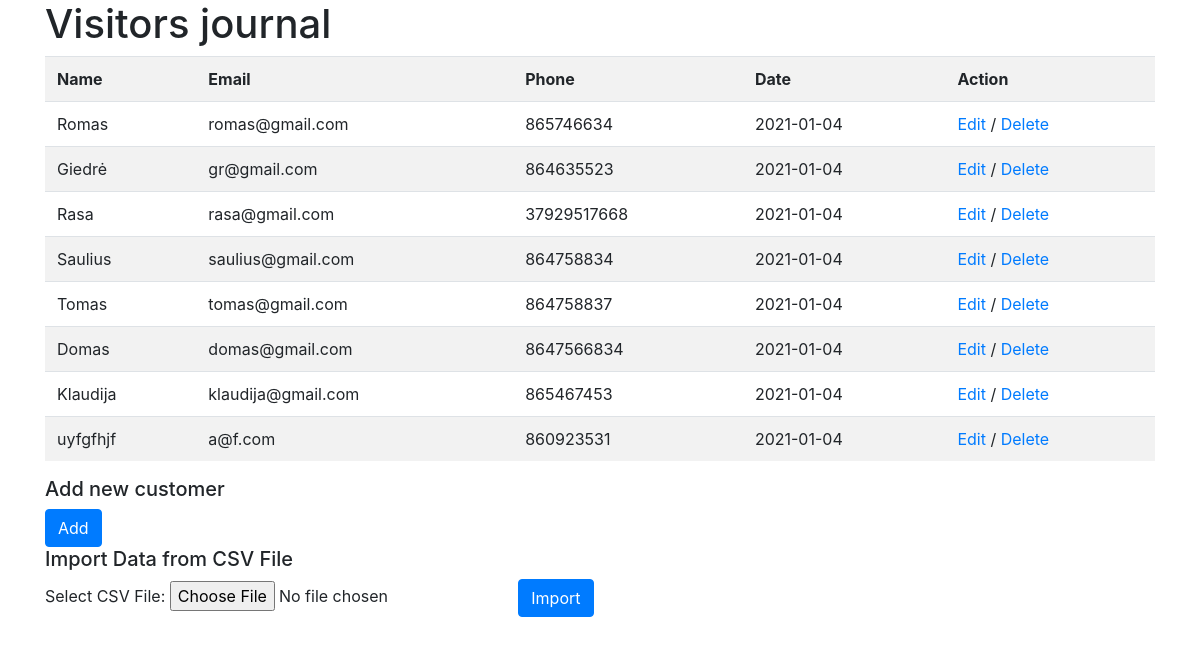
Page /visitors/index.php on the committed database.
### tables this page shows
CREATE TABLE `visitor` (
  `id` int(11) NOT NULL,
  `name` varchar(255) NOT NULL,
  `email` varchar(255) NOT NULL,
  `phone` varchar(255) NOT NULL,
  `date` date NOT NULL
);

### visitors/index.php (the view, shortened to what this page needs)
<?php
require_once "pdo.php";
$all_visitors = $pdo->query("SELECT * FROM visitor");
$visitors = $all_visitors->fetchAll(PDO::FETCH_ASSOC);
?>
<html>
<head>
    <link rel="stylesheet" href="https://maxcdn.bootstrapcdn.com/bootstrap/4.0.0/css/bootstrap.min.css">
</head>
<body>
    <div class="container">
        <h1>Visitors journal </h1>
        <?php if (!empty($visitors)) : ?>
            <table class="table table-striped">
                <th scope="col">Name</th>
                <th scope="col">Email</th>
                <th scope="col">Phone</th>
                <th scope="col">Date</th>
                <th scope="col">Action</th>
                <?php
                foreach ($visitors as $auto) {
                    echo "<tr><td>";
                    echo (htmlentities($auto['name']));
                    echo ("</td><td>");
                    echo (htmlentities($auto['email']));
                    echo ("</td><td>");
                    echo (htmlentities($auto['phone']));
                    echo ("</td><td>");
                    echo (htmlentities($auto['date']));
                    echo ("</td><td>");
                    echo ('<a href="edit.php?id=' . $auto['id'] . '">Edit</a> / ');
                    echo ('<a href="delete.php?id=' . $auto['id'] . '">Delete</a>');
                    echo ("</td></tr>\n");
                } ?>
            </table>
        <?php endif; ?>
        <div>
            <h5> Add new customer</h5>
            <button class=" btn btn-primary">
                <a href="add.php" style="color: white"> Add </a>
            </button>
        </div>
        <div>
            <h5>Import Data from CSV File</h5>
            <form method="post" enctype="multipart/form-data">
                <div>
                    <label>Select CSV File:</label>
                    <input type="file" name="file" />
                    <input type="submit" name="submit" value="Import" accept=".csv" class=" btn btn-primary" />
                </div>
            </form>
        </div>
    </div>
</body>
</html>

### rows in the picture
visitor: name "Romas", email "romas@gmail.com", phone "865746634", date "2021-01-04"
visitor: name "Giedrė", email "gr@gmail.com", phone "864635523", date "2021-01-04"
visitor: name "Rasa", email "rasa@gmail.com", phone "37929517668", date "2021-01-04"
visitor: name "Saulius", email "saulius@gmail.com", phone "864758834", date "2021-01-04"
visitor: name "Tomas", email "tomas@gmail.com", phone "864758837", date "2021-01-04"
visitor: name "Domas", email "domas@gmail.com", phone "8647566834", date "2021-01-04"
visitor: name "Klaudija", email "klaudija@gmail.com", phone "865467453", date "2021-01-04"
visitor: name "uyfgfhjf", email "a@f.com", phone "860923531", date "2021-01-04"
